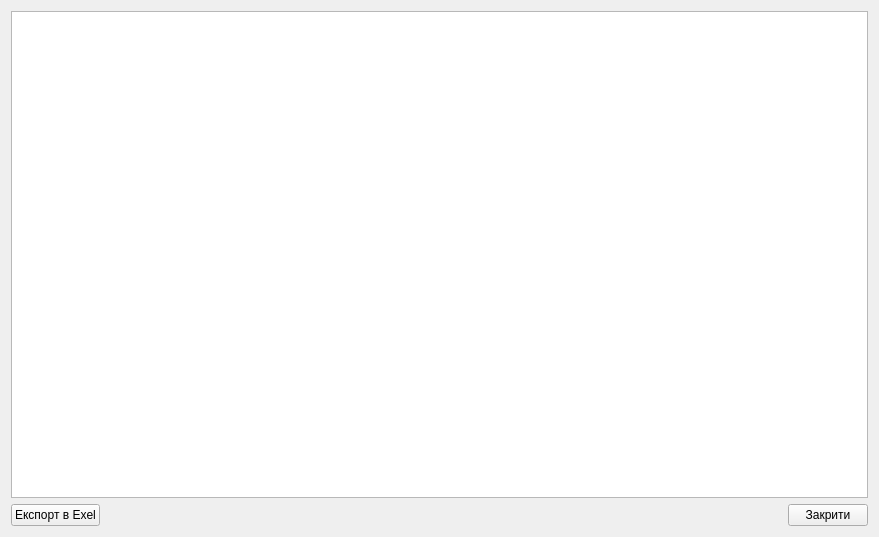
<?xml version="1.0" encoding="UTF-8"?>
<ui version="4.0">
 <class>actionForm</class>
 <widget class="QWidget" name="actionForm">
  <property name="geometry">
   <rect>
    <x>0</x>
    <y>0</y>
    <width>879</width>
    <height>537</height>
   </rect>
  </property>
  <property name="windowTitle">
   <string>Виконані дії</string>
  </property>
  <layout class="QVBoxLayout" name="verticalLayout_2">
   <item>
    <layout class="QVBoxLayout" name="verticalLayout">
     <item>
      <widget class="QTableView" name="tableView_actionForm_table"/>
     </item>
     <item>
      <layout class="QHBoxLayout" name="horizontalLayout">
       <item>
        <widget class="QPushButton" name="pushButton_actionForm_exel">
         <property name="text">
          <string>Експорт в Exel</string>
         </property>
         <property name="icon">
          <iconset resource="res.qrc">
           <normaloff>:/new/prefix1/ico/exel_256x256.png</normaloff>:/new/prefix1/ico/exel_256x256.png</iconset>
         </property>
        </widget>
       </item>
       <item>
        <spacer name="horizontalSpacer">
         <property name="orientation">
          <enum>Qt::Horizontal</enum>
         </property>
         <property name="sizeHint" stdset="0">
          <size>
           <width>40</width>
           <height>20</height>
          </size>
         </property>
        </spacer>
       </item>
       <item>
        <widget class="QPushButton" name="pushButton_actionForm_close">
         <property name="text">
          <string>Закрити</string>
         </property>
        </widget>
       </item>
      </layout>
     </item>
    </layout>
   </item>
  </layout>
 </widget>
 <resources>
  <include location="res.qrc"/>
 </resources>
 <connections/>
</ui>
